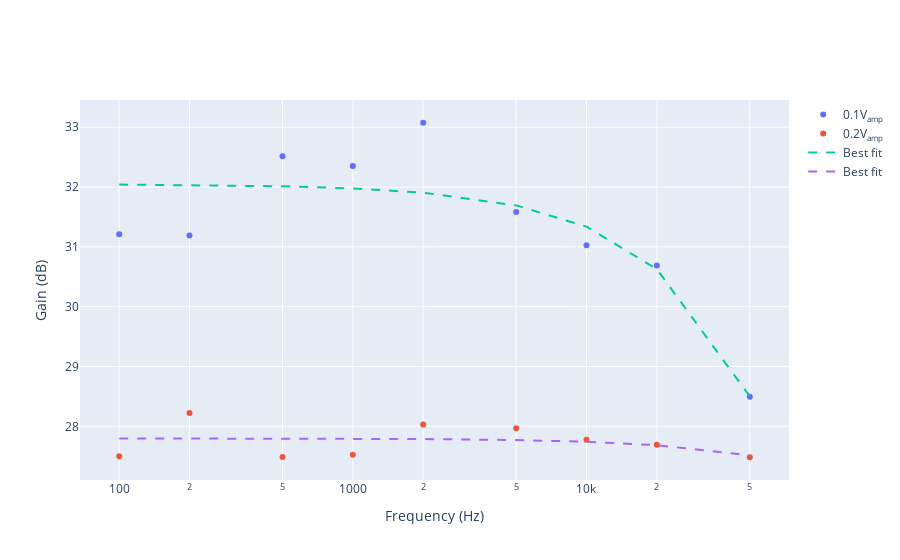

The notebook cell this image was saved under:
### Markdown cell above
### PA frequency response characterization

### Code cell
import numpy as np 
import plotly.graph_objs as go 
from plotly.graph_objs.scatter.marker import Line
import math
 
frequency = np.array([100, 200, 500, 1000, 2000, 5000, 10000, 20000, 50000])  
v_IN_01 = np.array([0.23, 0.23, 0.21, 0.2, 0.18, 0.21, 0.22, 0.22, 0.22]) 
v_OUT_01 = np.array([8.36, 8.34, 8.87, 8.29, 8.11, 7.97, 7.83, 7.53, 5.85]) 
v_IN_02 = np.array([0.39, 0.43, 0.43, 0.42, 0.39, 0.39, 0.4, 0.41, 0.42]) 
v_OUT_02 = np.array([9.25, 11.08, 10.18, 9.99, 9.83, 9.76, 9.79, 9.94, 9.94]) 

gain_01 = 20*np.log10(v_OUT_01/v_IN_01)
gain_02 = 20*np.log10(v_OUT_02/v_IN_02)

fig = go.Figure() 
fig.update_xaxes(type='log')
fig.add_trace(go.Scatter(x=frequency, y=gain_01, mode='markers', name='0.1V<sub>amp</sub>')) 
fig.add_trace(go.Scatter(x=frequency, y=gain_02, mode='markers', name='0.2V<sub>amp</sub>')) 
fig.update_layout(xaxis_title='Frequency (Hz)', yaxis_title='Gain (dB)') 

coef = np.polyfit(frequency, gain_01, deg=1) # deg=1 for order 1 polynomial (linear)
fit = coef[0]*frequency + coef[1]
lab_temp = 25 # laboratory temperature
fig.add_trace(go.Scatter(x=frequency, y=fit, mode='lines', line=dict(dash='dash'),
 name='Best fit'))
coef = np.polyfit(frequency, gain_02, deg=1) # deg=1 for order 1 polynomial (linear)
fit = coef[0]*frequency + coef[1]
lab_temp = 25 # laboratory temperature
fig.add_trace(go.Scatter(x=frequency, y=fit, mode='lines', line=dict(dash='dash'),
 name='Best fit'))

### Figure 1 — Plotly figure (JSON) as saved in the notebook; plotly's stock layout.template omitted (floating-point values rounded to 4 significant figures)
{"data": [{"mode": "markers", "name": "0.1V<sub>amp</sub>", "type": "scatter", "x": [100, 200, 500, 1000, 2000, 5000, 10000, 20000, 50000], "y": [31.21, 31.19, 32.51, 32.35, 33.07, 31.58, 31.03, 30.69, 28.49]}, {"mode": "markers", "name": "0.2V<sub>amp</sub>", "type": "scatter", "x": [100, 200, 500, 1000, 2000, 5000, 10000, 20000, 50000], "y": [27.5, 28.22, 27.49, 27.53, 28.03, 27.97, 27.77, 27.69, 27.48]}, {"line": {"dash": "dash"}, "mode": "lines", "name": "Best fit", "type": "scatter", "x": [100, 200, 500, 1000, 2000, 5000, 10000, 20000, 50000], "y": [32.04, 32.03, 32.01, 31.98, 31.91, 31.69, 31.34, 30.63, 28.5]}, {"line": {"dash": "dash"}, "mode": "lines", "name": "Best fit", "type": "scatter", "x": [100, 200, 500, 1000, 2000, 5000, 10000, 20000, 50000], "y": [27.8, 27.8, 27.8, 27.79, 27.79, 27.77, 27.74, 27.68, 27.51]}], "layout": {"xaxis": {"title": {"text": "Frequency (Hz)"}, "type": "log"}, "yaxis": {"title": {"text": "Gain (dB)"}}}}
